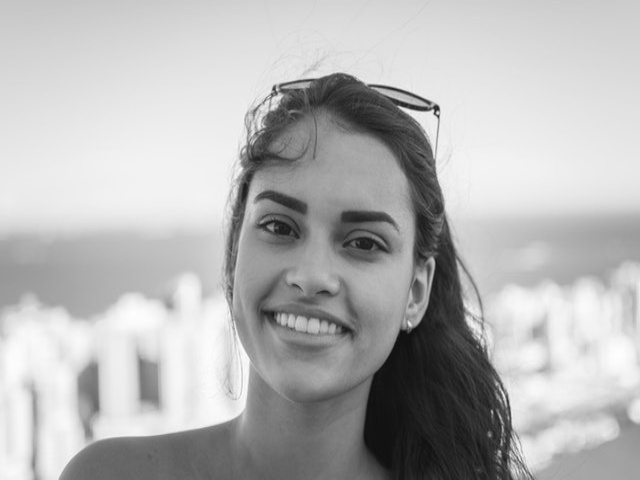
#> input picture smile.jpg, 640 x 480 px
$ python Thresholding.py
#> lines starting #> are read from the running program, lines starting #| are printed output that depends on the picture; after the words box and inside, x2 and y2 are one past the last pixel; in counts of white or black regions, pixels touching at a corner belong together
import cv2
import numpy as np
from matplotlib import pyplot as plt

# resmi öbeklendirme, gruplandırma siyah beyaz olmalı
# ret return dan geliyormuş

# siyah ve beyaz bölgeler öbeklenir karakalem gibi resim çıkıyor ortaya

img = cv2.imread("smile.jpg",0)
#> img is the input picture: shape (480, 640); min 13, max 254, mean 181.4

ret,th1 = cv2.threshold(img,150,200,cv2.THRESH_BINARY)
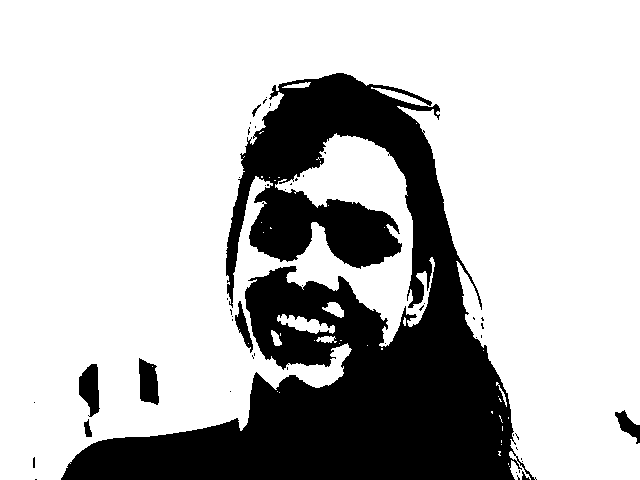
#> th1: shape (480, 640); values 0 (black) and 200 (white), 74.2% white; 51 black regions (42 under 20 px), largest, box (x1, y1, x2, y2) and area: (61, 73, 537, 480) 76818, (79, 364, 100, 417) 748, (139, 358, 159, 405) 711
th2 = cv2.adaptiveThreshold(img,255,cv2.ADAPTIVE_THRESH_MEAN_C,cv2.THRESH_BINARY,21,2)
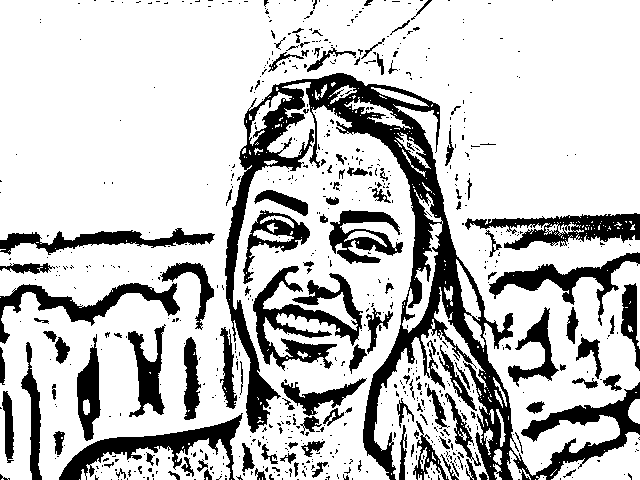
#> th2: shape (480, 640); 77% white; 722 black regions (596 under 20 px), largest, box (x1, y1, x2, y2) and area: (225, 73, 640, 480) 26313, (253, 266, 363, 371) 4304, (59, 413, 243, 480) 3399
th3 = cv2.adaptiveThreshold(img,255,cv2.ADAPTIVE_THRESH_GAUSSIAN_C,cv2.THRESH_BINARY,21,2)
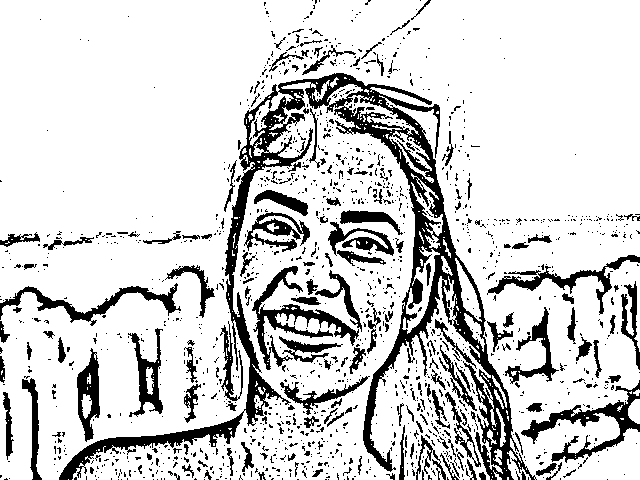
#> th3: shape (480, 640); 82.3% white; 1418 black regions (1242 under 20 px), largest, box (x1, y1, x2, y2) and area: (59, 73, 537, 480) 20562, (252, 266, 359, 370) 2282, (521, 380, 640, 463) 2167


cv2.imshow("img-th1",th1)
cv2.imshow("img-th2",th2)
cv2.imshow("img-th3",th3)

cv2.waitKey(0)
cv2.destroyAllWindows()
